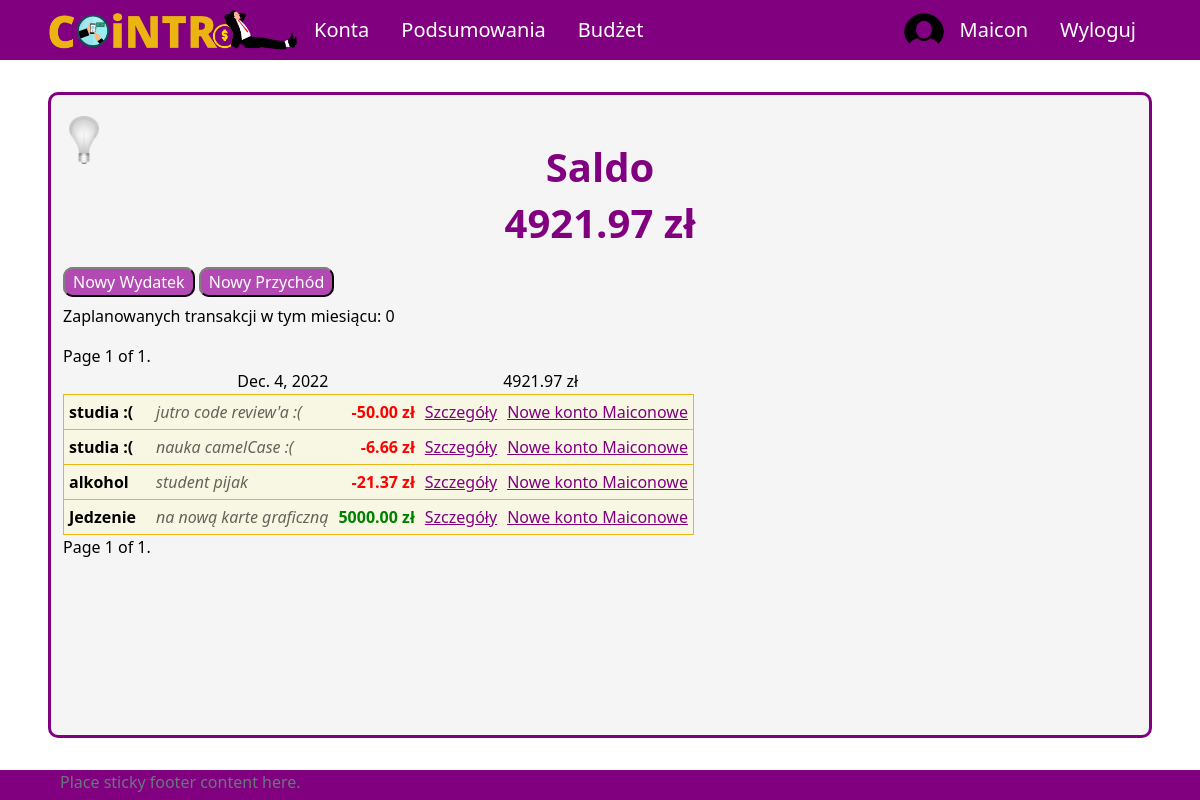
/ (signed in), run on the app's committed database.
### UsersApp/models.py (models this page shows, shortened)
class Profile(models.Model):
    user = models.OneToOneField(User, on_delete=models.CASCADE, null=True, blank=True)
    name = models.CharField(max_length=200, blank=True, null=True)
    email = models.EmailField(max_length=400, null=True, blank=True)
    username = models.CharField(max_length=200, blank=True, null=True)
    currency = models.ForeignKey('Currency', on_delete=models.SET_NULL, null=True)
    image = models.ImageField(null=True, blank=True)
    created = models.DateTimeField(auto_now_add=True)
    id = models.UUIDField(default=uuid.uuid4, unique=True,
                            primary_key=True, editable=False)

class Currency(models.Model):
    name = models.CharField(max_length=100)
    access_name = models.CharField(max_length=20) #access_name nazwa aby zdobyć kurs walut
    sign = models.CharField(max_length=5) #znak waluty
    id = models.UUIDField(default=uuid.uuid4, unique=True,
                            primary_key=True, editable=False)

class Category(models.Model):
    SCOPE_CHOICES = (
        ("INCOME", "income"),
        ("EXPENSE", "expense"),
    )
    name = models.CharField(max_length=255)
    owner = models.ForeignKey(Profile, null=True, blank=True, on_delete=models.CASCADE)
    scope = models.CharField(max_length=10, choices=SCOPE_CHOICES) #income / expense - do oddzielenia rodzaju transakcji
    id = models.UUIDField(default=uuid.uuid4, unique=True, primary_key=True, editable=False)
    def __str__(self):
        return self.name

### aplication/models.py (models this page shows, shortened)
class Transaction(models.Model):
    intervals = {
        'daily': (lambda x: x + timedelta(days=1), 'Codziennie'),
        'weekly': (lambda x: x + timedelta(weeks=1), 'Co tydzień'),
        'biweekly': (lambda x: x + timedelta(weeks=2), 'Co 2 tygodnie'),
        'montly': (lambda x: x + relativedelta(months=+1), 'Co miesiąc')}
    id_account = models.ForeignKey(Account, on_delete=models.CASCADE)
    id_user = models.ForeignKey(Profile, on_delete=models.SET_NULL, null=True) #konto z którego dokonano transakcji zostało usunięte ale transakcja ma pozostać
    id_category = models.ForeignKey(Category, on_delete=models.CASCADE)
    id_subcategory = models.ForeignKey(Subcategory, on_delete=models.SET_NULL, null=True, blank=True)
    currency = models.ForeignKey(Currency, on_delete=models.SET_NULL, null=True)
    repeat = models.CharField(null=True, blank=True, choices=tuple([(k, v[1]) for k, v in intervals.items()]), max_length=50)
    amount = models.DecimalField(max_digits=10, decimal_places=2)
    converted_amount = models.DecimalField(max_digits=10, decimal_places=2)
    transaction_date = models.DateField()
    description = models.CharField(max_length=255, blank=True, null=True)
    id = models.UUIDField(default=uuid.uuid4, unique=True, primary_key=True, editable=False)

class Account(models.Model):
    owner = models.ForeignKey(Profile, null=True, blank=True, on_delete=models.CASCADE)
    name = models.CharField(max_length=30)
    currency = models.ForeignKey(Currency, on_delete=models.SET_NULL, null=True)
    is_shared = models.BooleanField(default=False)
    description = models.CharField(max_length=100, null=True, blank=True)
    id = models.UUIDField(default=uuid.uuid4, unique=True, primary_key=True, editable=False)

### aplication/views/account_views.py (the view)
# urls.py: path('', showAllTransactions, name='home'),
@login_required(login_url='login')
def showAllTransactions(request):
    updateTransactions(Transaction.objects.filter(id_user=request.user.profile))
    transactions = Transaction.objects.filter(id_user=request.user.profile)
    page_number = request.GET.get('page')
    prepared = prepareTransactions(transactions, request.user.profile.currency, page_number, 20)
    context = {
        'profile': request.user.profile,
        'daily': prepared[0],
        'balance': prepared[1],
        'future': prepared[2],
        'count': prepared[3],
        'page_obj': prepared[4]
    }
    return render(request, 'application/home/home-login.html', context)

### aplication/services.py (called while the page is built, shortened)
def setCurrency(all_transactions, currency):
    for tr in all_transactions:
        if currency.access_name != tr.currency.access_name:
            tr.converted_amount = round(c.convert(tr.amount, tr.currency.access_name, currency.access_name, date=tr.transaction_date), 2)
    return all_transactions

def updateTransactions(all_transactions):
    today = date.today()
    repeating = all_transactions.filter(~Q(repeat=None))

### templates/application/home/home-login.html (shortened to what this page needs)
{% extends 'application/base.html' %}
{% block content %}
    <div class="title">
        <h1>Saldo</h1>
        <h1>{{ balance }} {{ profile.currency.sign }}</h1>
    </div>
    <div class="content">
        <p class="buttons">
            <a class="button" href="{% url 'addAccountless' type='expense' %}">Nowy Wydatek</a>
            <a class="button" href="{% url 'addAccountless' type='income' %}">Nowy Przychód</a>
        </p>
        <p>Zaplanowanych transakcji w tym miesiącu: {{ count }}</p>
        <span class="current">
            Page {{ page_obj.number }} of {{ page_obj.paginator.num_pages }}.
        </span>
        <table>
        {% for date, transactions, value in daily %}
            <tr class="date">
                <td class="center" colspan="5">{{ date }}</td>
                <td>{{ value }} {{ profile.currency.sign }}</td>
            </tr>
            {% for tr in transactions %}
                <tr class="transaction">
                    <td id="transaction-category" class="bold">{{ tr.id_category }}</td>
                    {% if tr.id_subcategory %}
                    <td id="transaction-subcategory">{{ tr.id_subcategory }}</td>
                    {% else %}
                    <td id="transaction-subcategory"></td>
                    {% endif %}
                    {% if tr.description %}
                    <td id="transaction-description">{{ tr.description }}</td>
                    {% else %}
                    <td id="transaction-description"></td>
                    {% endif %}
                    {% if tr.converted_amount >= 0 %}
                        <td id="transaction-amount" class="income">{{ tr.amount }} {{ tr.currency.sign }}</td>
                    {% else %}
                        <td id="transaction-amount" class="expense">{{ tr.amount }} {{ tr.currency.sign }}</td>
                    {% endif %}
                    <td><a class="purple" href="{% url 'showTransaction' tr.id 1 %}">Szczegóły</a></td>
                    <td id="transaction-account">
                        <a id="tr-acc-link" class="purple" href="{% url 'account' pk=tr.id_account.id %}">{{ tr.id_account.name }}</a>
                    </td>
                </tr>
            {% endfor %}
        {% endfor %}
        </table>
    </div>
    <span class="current">
        Page {{ page_obj.number }} of {{ page_obj.paginator.num_pages }}.
    </span>
{% endblock  %}

### templates/application/base.html (shortened to what this page needs)
{%load static%}
<!DOCTYPE html>
<html lang="pl">
<head>
    <link href="https://cdn.jsdelivr.net/npm/bootstrap@5.2.2/dist/css/bootstrap.min.css" rel="stylesheet">
    <link rel="stylesheet" type="text/css" href="{% static 'css/style.css' %}">
</head>
<body onload="checkColorMode()">
    <nav class="nav">
        {% if user.is_authenticated %}
        <ul class="nav justify-content-start">
            <li class="nav-item"><a id="logo-link" class="nav-link" href="{% url 'home' %}">
                <img onmouseover="logoHover()" onmouseout="logoOut()" id="app-logo" src="{% static 'images/logo.png' %}">
            </a>
            <li class="nav-item"><a class="nav-link" href="{% url 'all-accounts' %}">Konta</a></li>
            <li class="nav-item"><a class="nav-link" href="{% url 'summary' %}">Podsumowania</a></li>
            <li class="nav-item"><a class="nav-link" href="{% url 'budget' %}">Budżet</a></li>
        </ul>
        <ul class="nav justify-content-end">
            <img src="{% static 'images/circle_user_image.png' %}", style="border-radius: 50%; width: 40px;">
            <li class="nav-item"><a class="nav-link" href="{% url 'profile' %}">{{ user.username }}</a></li>
            <li class="nav-item"><a class="nav-link" href="{% url 'logout' %}">Wyloguj</a></li>
        </ul>
        {% endif %}
    </nav>
    <div id = "site-content">
        <button onclick="darkMode()" id="dark-mode-button"><img id="light-bulb" src="{% static 'images/bulb_off.png' %}" /></button>
        {% block content %}
        {% endblock %}
    </div>
    <footer class="footer">
        <div class="container">
            <span class="text-muted">Place sticky footer content here.</span>
        </div>
    </footer>
</body>
</html>

### aplication/static/css/style.css (style rules this page uses)
body { background-color: white; color: black; }
a.nav-link { color: white; font-size: 20px; }
ul.nav { align-items: center; }
nav.nav { height: 60px; background-color: purple; justify-content: space-between; padding-left: 4vw; padding-right: 4vw; }
#logo-link { padding: 0; }
#app-logo { width: 250px; }
#site-content { min-height: calc(100vh - 60px - 8vh - 30px); margin-top: 4vh; margin-bottom: 4vh; margin-left: 4vw; margin-right: 4vw; padding-left: 1vw; padding-right: 1vw; padding-top: 1vh; padding-bottom: 1vh; border: 3px solid purple; border-radius: 10px; background-color: whitesmoke; position: relative; }
#dark-mode-button { position: absolute; top: 20px; }
#dark-mode-button > img { width: 30px; }
div.title { padding-top: 5vh; display: flex; align-items: center; flex-direction: column; }
div.title h1 { color: purple; font-size: 40px; font-weight: bold; }
div.content { margin-top: 15px; }
tr.transaction { border: 1px solid rgb(236, 182, 19); border-collapse: collapse; background-color: rgba(250, 250, 210, 0.5); }
tr.transaction > td { padding: 5px; }
#transaction-subcategory { font-style: italic; color: rgba(0, 0, 0, 0.8); }
#transaction-description { font-style: italic; color: rgba(0, 0, 0, 0.6); }
#transaction-amount { text-align: end; font-weight: bold; }
.income { color: green; }
.expense { color: red; }
#tr-acc-link { color: purple; }
p.buttons { margin: 10px 0px; }
.button { background-color: rgba(163, 31, 163, 0.8); color: white; padding: 2px 8px; border: 2px solid; border-radius: 10px; border-color: grey black black grey; text-decoration: none; }
.purple { color: purple; }
.center { text-align: center; }
.bold { font-weight: bold; }
footer { height: 30px; background-color: purple; justify-content: space-between; padding-left: 4vw; padding-right: 4vw; }
button { background-color: rgba(0, 0, 0, 0); border: none; }

### data on the page
Profile: currency.sign "zł", currency.sign "zł"
Transaction: daily "Dec. 4, 2022", id_category "Jedzenie", description "na nową karte graficzną", amount "5000.00", currency.sign "zł", id_account.name "Nowe konto Maiconowe"
Transaction: id_category "studia :(", description "jutro code review'a :(", amount "-50.00", currency.sign "zł", id_account.name "Nowe konto Maiconowe"
Transaction: id_category "studia :(", description "nauka camelCase :(", amount "-6.66", currency.sign "zł", id_account.name "Nowe konto Maiconowe"
Transaction: id_category "alkohol", description "student pijak", amount "-21.37", currency.sign "zł", id_account.name "Nowe konto Maiconowe"

### other printed values
{{ user.username }} "Maicon"
{{ balance }} "4921.97"
{{ count }} "0"
{{ page_obj.number }} "1"
{{ page_obj.paginator.num_pages }} "1"
{{ value }} "4921.97"
